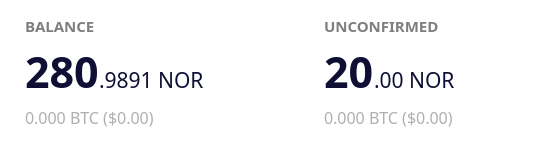
           <widget class="QFrame" name="balance_frame">
            <property name="enabled">
             <bool>true</bool>
            </property>
            <property name="palette">
             <palette>
              <active>
               <colorrole role="Button">
                <brush brushstyle="SolidPattern">
                 <color alpha="255">
                  <red>255</red>
                  <green>255</green>
                  <blue>255</blue>
                 </color>
                </brush>
               </colorrole>
               <colorrole role="Base">
                <brush brushstyle="SolidPattern">
                 <color alpha="255">
                  <red>255</red>
                  <green>255</green>
                  <blue>255</blue>
                 </color>
                </brush>
               </colorrole>
               <colorrole role="Window">
                <brush brushstyle="SolidPattern">
                 <color alpha="255">
                  <red>255</red>
                  <green>255</green>
                  <blue>255</blue>
                 </color>
                </brush>
               </colorrole>
              </active>
              <inactive>
               <colorrole role="Button">
                <brush brushstyle="SolidPattern">
                 <color alpha="255">
                  <red>255</red>
                  <green>255</green>
                  <blue>255</blue>
                 </color>
                </brush>
               </colorrole>
               <colorrole role="Base">
                <brush brushstyle="SolidPattern">
                 <color alpha="255">
                  <red>255</red>
                  <green>255</green>
                  <blue>255</blue>
                 </color>
                </brush>
               </colorrole>
               <colorrole role="Window">
                <brush brushstyle="SolidPattern">
                 <color alpha="255">
                  <red>255</red>
                  <green>255</green>
                  <blue>255</blue>
                 </color>
                </brush>
               </colorrole>
              </inactive>
              <disabled>
               <colorrole role="Button">
                <brush brushstyle="SolidPattern">
                 <color alpha="255">
                  <red>255</red>
                  <green>255</green>
                  <blue>255</blue>
                 </color>
                </brush>
               </colorrole>
               <colorrole role="Base">
                <brush brushstyle="SolidPattern">
                 <color alpha="255">
                  <red>255</red>
                  <green>255</green>
                  <blue>255</blue>
                 </color>
                </brush>
               </colorrole>
               <colorrole role="Window">
                <brush brushstyle="SolidPattern">
                 <color alpha="255">
                  <red>255</red>
                  <green>255</green>
                  <blue>255</blue>
                 </color>
                </brush>
               </colorrole>
              </disabled>
             </palette>
            </property>
            <property name="contextMenuPolicy">
             <enum>Qt::DefaultContextMenu</enum>
            </property>
            <property name="styleSheet">
             <string notr="true">background-color: rgb(255, 255, 255);
border:0;</string>
            </property>
            <property name="frameShape">
             <enum>QFrame::StyledPanel</enum>
            </property>
            <property name="frameShadow">
             <enum>QFrame::Plain</enum>
            </property>
            <property name="lineWidth">
             <number>1</number>
            </property>
            <layout class="QGridLayout" name="gridLayout">
             <property name="sizeConstraint">
              <enum>QLayout::SetDefaultConstraint</enum>
             </property>
             <property name="leftMargin">
              <number>25</number>
             </property>
             <property name="topMargin">
              <number>15</number>
             </property>
             <property name="rightMargin">
              <number>0</number>
             </property>
             <property name="bottomMargin">
              <number>15</number>
             </property>
             <property name="horizontalSpacing">
              <number>80</number>
             </property>
             <property name="verticalSpacing">
              <number>5</number>
             </property>
             <item row="1" column="0">
              <layout class="QHBoxLayout" name="horizontalLayout_7">
               <property name="spacing">
                <number>0</number>
               </property>
               <property name="topMargin">
                <number>0</number>
               </property>
               <item>
                <widget class="QLabel" name="labelBalance">
                 <property name="sizePolicy">
                  <sizepolicy hsizetype="Preferred" vsizetype="Preferred">
                   <horstretch>0</horstretch>
                   <verstretch>0</verstretch>
                  </sizepolicy>
                 </property>
                 <property name="font">
                  <font>
                   <family>NoirBold</family>
                   <pointsize>32</pointsize>
                   <weight>75</weight>
                   <italic>false</italic>
                   <bold>true</bold>
                  </font>
                 </property>
                 <property name="cursor">
                  <cursorShape>IBeamCursor</cursorShape>
                 </property>
                 <property name="toolTip">
                  <string>Your current balance</string>
                 </property>
                 <property name="styleSheet">
                  <string notr="true">color: rgb(15, 15, 54);</string>
                 </property>
                 <property name="text">
                  <string notr="true">280</string>
                 </property>
                 <property name="alignment">
                  <set>Qt::AlignBottom|Qt::AlignLeading|Qt::AlignLeft</set>
                 </property>
                 <property name="indent">
                  <number>0</number>
                 </property>
                 <property name="textInteractionFlags">
                  <set>Qt::NoTextInteraction</set>
                 </property>
                </widget>
               </item>
               <item>
                <widget class="QLabel" name="labelBalanceDecimal">
                 <property name="font">
                  <font>
                   <family>NoirRegular</family>
                   <pointsize>16</pointsize>
                  </font>
                 </property>
                 <property name="styleSheet">
                  <string notr="true">color: rgb(15, 15, 54);
padding-bottom:6;</string>
                 </property>
                 <property name="text">
                  <string>.9891 NOR</string>
                 </property>
                 <property name="alignment">
                  <set>Qt::AlignBottom|Qt::AlignLeading|Qt::AlignLeft</set>
                 </property>
                 <property name="indent">
                  <number>0</number>
                 </property>
                </widget>
               </item>
               <item>
                <spacer name="horizontalSpacer_6">
                 <property name="orientation">
                  <enum>Qt::Horizontal</enum>
                 </property>
                 <property name="sizeHint" stdset="0">
                  <size>
                   <width>40</width>
                   <height>20</height>
                  </size>
                 </property>
                </spacer>
               </item>
              </layout>
             </item>
             <item row="0" column="0">
              <widget class="QLabel" name="label">
               <property name="enabled">
                <bool>false</bool>
               </property>
               <property name="sizePolicy">
                <sizepolicy hsizetype="Preferred" vsizetype="Preferred">
                 <horstretch>0</horstretch>
                 <verstretch>0</verstretch>
                </sizepolicy>
               </property>
               <property name="font">
                <font>
                 <family>NoirBold</family>
                 <pointsize>11</pointsize>
                 <weight>75</weight>
                 <bold>true</bold>
                </font>
               </property>
               <property name="styleSheet">
                <string notr="true">color: rgb(126, 126, 126);</string>
               </property>
               <property name="text">
                <string>BALANCE</string>
               </property>
               <property name="textInteractionFlags">
                <set>Qt::NoTextInteraction</set>
               </property>
              </widget>
             </item>
             <item row="0" column="1">
              <widget class="QLabel" name="label_3">
               <property name="enabled">
                <bool>false</bool>
               </property>
               <property name="sizePolicy">
                <sizepolicy hsizetype="Preferred" vsizetype="Preferred">
                 <horstretch>0</horstretch>
                 <verstretch>0</verstretch>
                </sizepolicy>
               </property>
               <property name="font">
                <font>
                 <family>NoirBold</family>
                 <pointsize>11</pointsize>
                 <weight>75</weight>
                 <bold>true</bold>
                </font>
               </property>
               <property name="layoutDirection">
                <enum>Qt::LeftToRight</enum>
               </property>
               <property name="autoFillBackground">
                <bool>false</bool>
               </property>
               <property name="styleSheet">
                <string notr="true">color: rgb(126, 126, 126);</string>
               </property>
               <property name="text">
                <string>UNCONFIRMED</string>
               </property>
               <property name="alignment">
                <set>Qt::AlignLeading|Qt::AlignLeft|Qt::AlignVCenter</set>
               </property>
               <property name="indent">
                <number>-1</number>
               </property>
               <property name="textInteractionFlags">
                <set>Qt::NoTextInteraction</set>
               </property>
              </widget>
             </item>
             <item row="3" column="1">
              <widget class="QLabel" name="labelUnconfirmedUSD">
               <property name="enabled">
                <bool>false</bool>
               </property>
               <property name="font">
                <font>
                 <family>NoirLight</family>
                 <pointsize>12</pointsize>
                 <weight>50</weight>
                 <bold>false</bold>
                </font>
               </property>
               <property name="styleSheet">
                <string notr="true">color: rgb(175, 175, 175);
</string>
               </property>
               <property name="text">
                <string>0.000 BTC ($0.00)</string>
               </property>
               <property name="textInteractionFlags">
                <set>Qt::NoTextInteraction</set>
               </property>
              </widget>
             </item>
             <item row="3" column="0">
              <widget class="QLabel" name="labelBalanceUSD">
               <property name="palette">
                <palette>
                 <active>
                  <colorrole role="WindowText">
                   <brush brushstyle="SolidPattern">
                    <color alpha="255">
                     <red>175</red>
                     <green>175</green>
                     <blue>175</blue>
                    </color>
                   </brush>
                  </colorrole>
                  <colorrole role="Button">
                   <brush brushstyle="SolidPattern">
                    <color alpha="255">
                     <red>255</red>
                     <green>255</green>
                     <blue>255</blue>
                    </color>
                   </brush>
                  </colorrole>
                  <colorrole role="Text">
                   <brush brushstyle="SolidPattern">
                    <color alpha="255">
                     <red>175</red>
                     <green>175</green>
                     <blue>175</blue>
                    </color>
                   </brush>
                  </colorrole>
                  <colorrole role="ButtonText">
                   <brush brushstyle="SolidPattern">
                    <color alpha="255">
                     <red>175</red>
                     <green>175</green>
                     <blue>175</blue>
                    </color>
                   </brush>
                  </colorrole>
                  <colorrole role="Base">
                   <brush brushstyle="SolidPattern">
                    <color alpha="255">
                     <red>255</red>
                     <green>255</green>
                     <blue>255</blue>
                    </color>
                   </brush>
                  </colorrole>
                  <colorrole role="Window">
                   <brush brushstyle="SolidPattern">
                    <color alpha="255">
                     <red>255</red>
                     <green>255</green>
                     <blue>255</blue>
                    </color>
                   </brush>
                  </colorrole>
                 </active>
                 <inactive>
                  <colorrole role="WindowText">
                   <brush brushstyle="SolidPattern">
                    <color alpha="255">
                     <red>175</red>
                     <green>175</green>
                     <blue>175</blue>
                    </color>
                   </brush>
                  </colorrole>
                  <colorrole role="Button">
                   <brush brushstyle="SolidPattern">
                    <color alpha="255">
                     <red>255</red>
                     <green>255</green>
                     <blue>255</blue>
                    </color>
                   </brush>
                  </colorrole>
                  <colorrole role="Text">
                   <brush brushstyle="SolidPattern">
                    <color alpha="255">
                     <red>175</red>
                     <green>175</green>
                     <blue>175</blue>
                    </color>
                   </brush>
                  </colorrole>
                  <colorrole role="ButtonText">
                   <brush brushstyle="SolidPattern">
                    <color alpha="255">
                     <red>175</red>
                     <green>175</green>
                     <blue>175</blue>
                    </color>
                   </brush>
                  </colorrole>
                  <colorrole role="Base">
                   <brush brushstyle="SolidPattern">
                    <color alpha="255">
                     <red>255</red>
                     <green>255</green>
                     <blue>255</blue>
                    </color>
                   </brush>
                  </colorrole>
                  <colorrole role="Window">
                   <brush brushstyle="SolidPattern">
                    <color alpha="255">
                     <red>255</red>
                     <green>255</green>
                     <blue>255</blue>
                    </color>
                   </brush>
                  </colorrole>
                 </inactive>
                 <disabled>
                  <colorrole role="WindowText">
                   <brush brushstyle="SolidPattern">
                    <color alpha="255">
                     <red>175</red>
                     <green>175</green>
                     <blue>175</blue>
                    </color>
                   </brush>
                  </colorrole>
                  <colorrole role="Button">
                   <brush brushstyle="SolidPattern">
                    <color alpha="255">
                     <red>255</red>
                     <green>255</green>
                     <blue>255</blue>
                    </color>
                   </brush>
                  </colorrole>
                  <colorrole role="Text">
                   <brush brushstyle="SolidPattern">
                    <color alpha="255">
                     <red>175</red>
                     <green>175</green>
                     <blue>175</blue>
                    </color>
                   </brush>
                  </colorrole>
                  <colorrole role="ButtonText">
                   <brush brushstyle="SolidPattern">
                    <color alpha="255">
                     <red>175</red>
                     <green>175</green>
                     <blue>175</blue>
                    </color>
                   </brush>
                  </colorrole>
                  <colorrole role="Base">
                   <brush brushstyle="SolidPattern">
                    <color alpha="255">
                     <red>255</red>
                     <green>255</green>
                     <blue>255</blue>
                    </color>
                   </brush>
                  </colorrole>
                  <colorrole role="Window">
                   <brush brushstyle="SolidPattern">
                    <color alpha="255">
                     <red>255</red>
                     <green>255</green>
                     <blue>255</blue>
                    </color>
                   </brush>
                  </colorrole>
                 </disabled>
                </palette>
               </property>
               <property name="font">
                <font>
                 <family>NoirLight</family>
                 <pointsize>12</pointsize>
                 <weight>50</weight>
                 <bold>false</bold>
                </font>
               </property>
               <property name="styleSheet">
                <string notr="true">color: rgb(175, 175, 175);
</string>
               </property>
               <property name="text">
                <string>0.000 BTC ($0.00)</string>
               </property>
               <property name="textInteractionFlags">
                <set>Qt::NoTextInteraction</set>
               </property>
              </widget>
             </item>
             <item row="1" column="1">
              <layout class="QHBoxLayout" name="horizontalLayout_9">
               <property name="spacing">
                <number>0</number>
               </property>
               <item>
                <widget class="QLabel" name="labelUnconfirmed">
                 <property name="enabled">
                  <bool>false</bool>
                 </property>
                 <property name="sizePolicy">
                  <sizepolicy hsizetype="Preferred" vsizetype="Preferred">
                   <horstretch>0</horstretch>
                   <verstretch>0</verstretch>
                  </sizepolicy>
                 </property>
                 <property name="font">
                  <font>
                   <family>NoirBold</family>
                   <pointsize>32</pointsize>
                   <weight>75</weight>
                   <italic>false</italic>
                   <bold>true</bold>
                  </font>
                 </property>
                 <property name="cursor">
                  <cursorShape>IBeamCursor</cursorShape>
                 </property>
                 <property name="toolTip">
                  <string>Total of transactions that have yet to be confirmed, and do not yet count toward the current balance</string>
                 </property>
                 <property name="layoutDirection">
                  <enum>Qt::LeftToRight</enum>
                 </property>
                 <property name="styleSheet">
                  <string notr="true">color: rgb(15, 15, 54);</string>
                 </property>
                 <property name="text">
                  <string notr="true">20</string>
                 </property>
                 <property name="alignment">
                  <set>Qt::AlignLeading|Qt::AlignLeft|Qt::AlignVCenter</set>
                 </property>
                 <property name="textInteractionFlags">
                  <set>Qt::NoTextInteraction</set>
                 </property>
                </widget>
               </item>
               <item>
                <widget class="QLabel" name="labelUnconfirmedDecimal">
                 <property name="font">
                  <font>
                   <family>NoirRegular</family>
                   <pointsize>16</pointsize>
                  </font>
                 </property>
                 <property name="styleSheet">
                  <string notr="true">color: rgb(15, 15, 54);
padding-bottom:6;</string>
                 </property>
                 <property name="text">
                  <string>.00 NOR</string>
                 </property>
                 <property name="alignment">
                  <set>Qt::AlignBottom|Qt::AlignLeading|Qt::AlignLeft</set>
                 </property>
                 <property name="indent">
                  <number>0</number>
                 </property>
                </widget>
               </item>
               <item>
                <spacer name="horizontalSpacer_5">
                 <property name="orientation">
                  <enum>Qt::Horizontal</enum>
                 </property>
                 <property name="sizeHint" stdset="0">
                  <size>
                   <width>40</width>
                   <height>20</height>
                  </size>
                 </property>
                </spacer>
               </item>
              </layout>
             </item>
             <item row="3" column="2">
              <spacer name="horizontalSpacer_3">
               <property name="orientation">
                <enum>Qt::Horizontal</enum>
               </property>
               <property name="sizeHint" stdset="0">
                <size>
                 <width>40</width>
                 <height>20</height>
                </size>
               </property>
              </spacer>
             </item>
            </layout>
           </widget>
